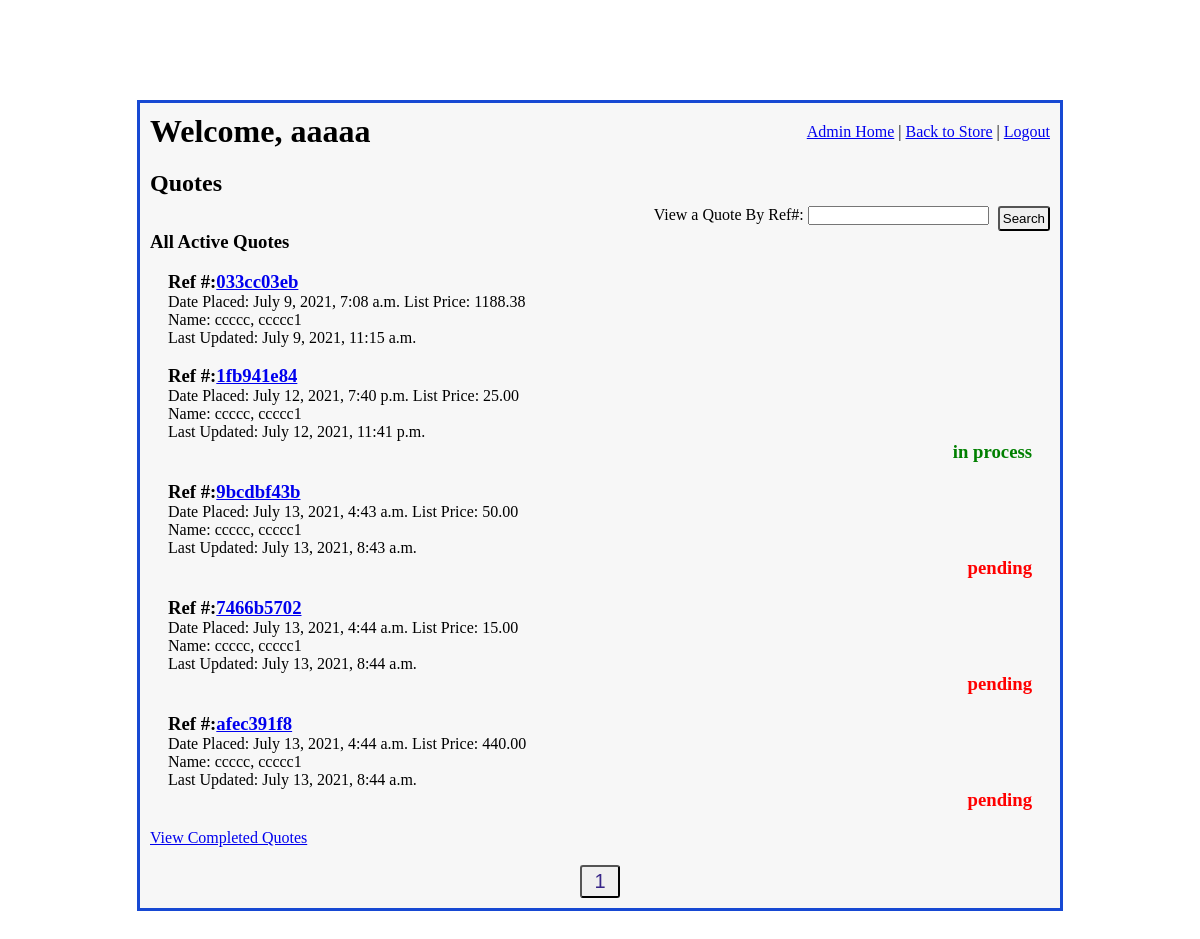
The page /admin_access/quotes_display/1 (signed in) on the database as committed earlier.
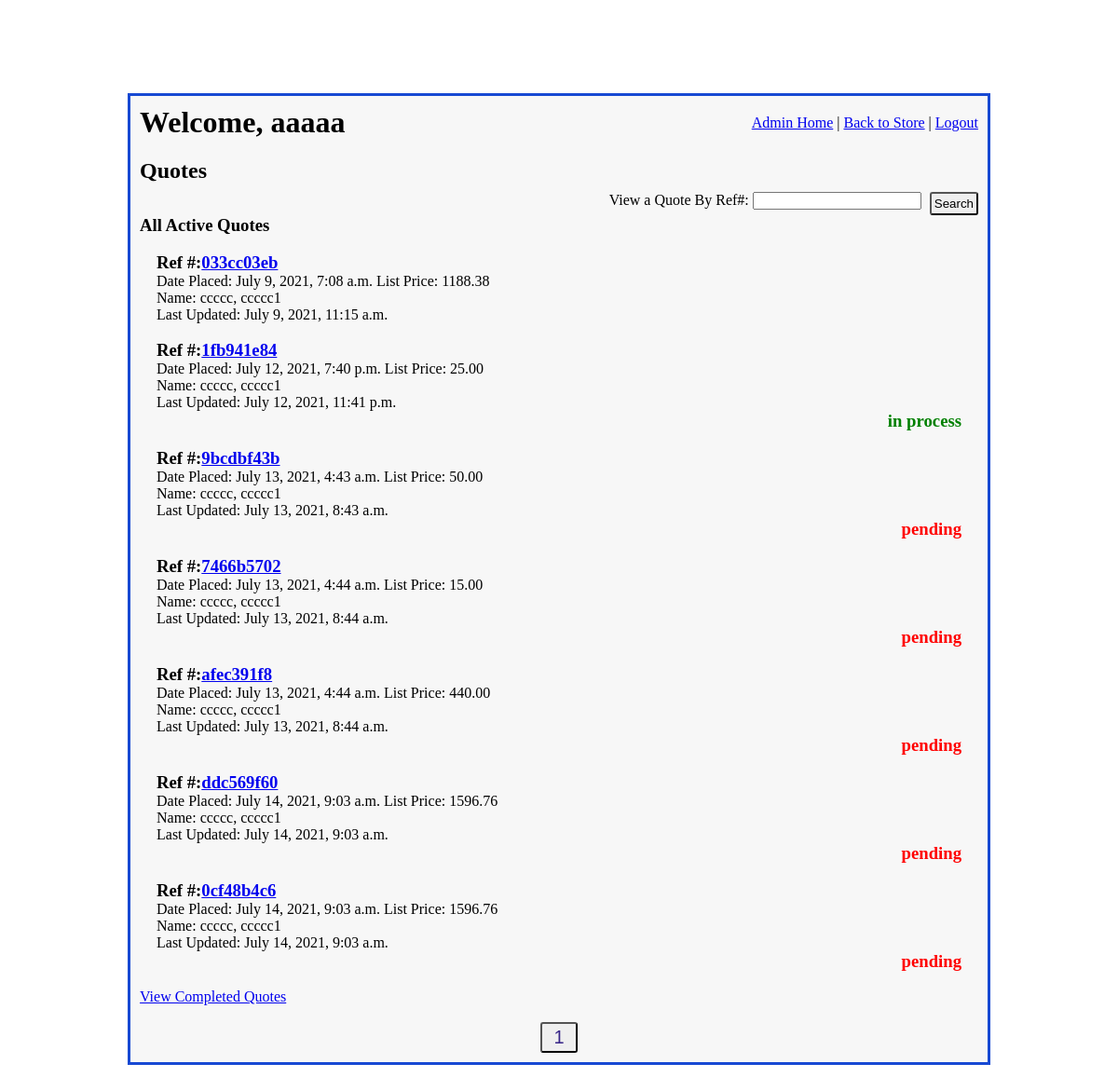
The same page on the database as committed later.
### imgfield_app/models.py (models this page shows)
class Quote(models.Model):
    quoted_by = models.ForeignKey(
        User,
        related_name="user_quotes",
        on_delete=models.CASCADE
    )
    contact_info =  models.ForeignKey(
        ContactInfo,
        related_name="quotes",
        on_delete = models.CASCADE,
        null=True, blank=True,
    )
    ref_number = models.CharField(max_length=10)
    total_price = models.DecimalField(decimal_places=2, max_digits=10, null=True, blank=True)
    status = models.CharField(max_length=27)
    special_instructions = models.TextField(null=True, blank=True)
    office_notes = models.TextField(null=True, blank=True)
    placed_at = models.DateTimeField(auto_now_add=True)
    created_at = models.DateTimeField(auto_now_add=True)
    updated_at = models.DateTimeField(auto_now=True)

class User(models.Model):
    first_name = models.CharField(max_length=45)
    last_name = models.CharField(max_length=60)
    email = models.CharField(max_length=60)
    password = models.CharField(max_length=60)
    security_level = models.IntegerField()
    created_at = models.DateTimeField(auto_now_add=True)
    updated_at = models.DateTimeField(auto_now=True)
    objects = UserManager()

### admin_app/views.py (the view)
# urls.py: path('quotes_display/<int:page_num>', views.quotes_display),
def quotes_display(request, page_num):
    if 'user_id' in request.session:
        logged_user = User.objects.get(id=request.session['user_id'])
        if logged_user.security_level > 4:
            all_active_quotes = Quote.objects.exclude(status = "archived").exclude(status="completed").order_by('placed_at')
            p = Paginator(all_active_quotes, 15)
            page = p.page(page_num)
            num_of_pages = "a" * p.num_pages
            context = {
                'logged_user': logged_user,
                'all_active_quotes': page,
                'num_of_pages': num_of_pages,
            }
            return render(request, "quotes_display.html", context)
    return redirect("/")

### admin_app/templates/quotes_display.html (shortened to what this page needs)
<!DOCTYPE html>
<html lang="en">
<head>
    {% load static %}
    <link rel="stylesheet" href="{% static 'css/admin_main.css' %}">
    <link rel="stylesheet" href="{% static 'css/quotes_display.css' %}">
</head>
<body>
    <div id="wrapper">
        <div id="header">
            <h1>Welcome, {{ logged_user.first_name }}</h1>
            <div id="links">
                <a href="/admin_access">Admin Home</a>  |
                <a href="/">Back to Store</a>  |
                <a href="/signon/logout">Logout</a>
            </div>
        </div>
        <div id="content">
            <h2>Quotes</h2>
            <form action="/admin_access/find_quote" method="POST">
                <p>View a Quote By Ref#: <input type="text" name="quote_ref_num"></p>
                <button type="submit">Search</button>
            </form>
            <div id="quotes">
                <h3>All Active Quotes</h3>
                {% for quote in all_active_quotes %}
                    <div class="quote_pod">
                        <div class="quote_info">
                            <h3>Ref #:<a href="/admin_access/view_quote/{{ quote.id }}">{{ quote.ref_number }}</a></h3>
                            <p>Date Placed: {{ quote.placed_at }} <span class="quote_price">List Price: {{quote.total_price }}</span></p>
                            <p>Name: {{ quote.quoted_by.last_name }}, {{ quote.quoted_by.first_name }}</p>
                            <p>Last Updated: {{ quote.updated_at }}</p>
                        </div>
                        <div class="quote_status">
                            {% if quote.status == "pending" %}
                                <h3 class="status red">{{ quote.status }}</h3>
                            {% elif quote.status == "in process" %}
                                <h3 class="status green">{{ quote.status }}</h3>
                            {% endif %}
                        </div>
                    </div>
                {% endfor%}
                <a href="/admin_access/completed_quotes_display/1">View Completed Quotes</a>
                <div id="page_nav">
                    {% for i in num_of_pages %}
                        <button>
                            <a href="/admin_access/completed_quotes_display/{{ forloop.counter }}">{{ forloop.counter }}</a>
                        </button>
                    {% endfor %}
                </div>
            </div>
        </div>
    </div>
</body>
</html>

Rows that differ between the two databases and show on the page:
added Quote: ref_number "ddc569f60", placed_at "July 14, 2021, 9:03 a.m.", total_price "1596.76", quoted_by.last_name "ccccc", quoted_by.first_name "ccccc1", updated_at "July 14, 2021, 9:03 a.m.", status "pending"
added Quote: ref_number "0cf48b4c6", placed_at "July 14, 2021, 9:03 a.m.", total_price "1596.76", quoted_by.last_name "ccccc", quoted_by.first_name "ccccc1", updated_at "July 14, 2021, 9:03 a.m.", status "pending"
